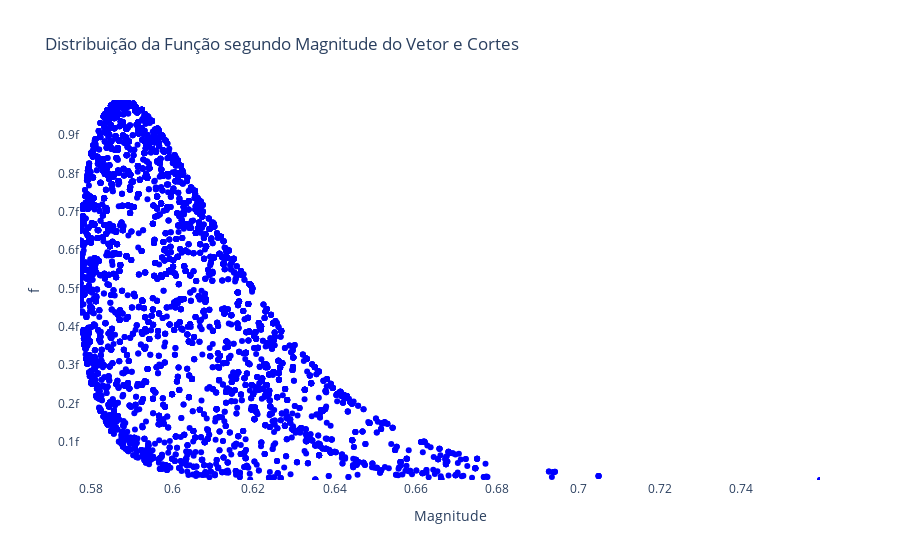

Notebook code for this chart:
### Markdown cell above
#### Analisando Visualmente a relação magnitude x $f(\theta)$

### Code cell
lista_r = [np.linalg.norm(theta) for theta in thetas] # Encontra o módulo de cada vetor theta
lista_pontos = [(lista_r[i], lista_f[i]) for i in range(len(thetas))]

a = [p[0] for p in lista_pontos]
b = [p[1] for p in lista_pontos]

# Plotando o scatter plot
fig = go.Figure()

# Scatter plot de f(theta) x Módulo Theta
fig.add_trace(go.Scatter(x=a, y=b, mode='markers', marker=dict(color='blue', symbol='circle')))

# Adicionando as linhas de cada corte v
#for v in lista_v:
#    fig.add_shape(type="line", x0=0, y0=v, x1=5, y1=v, line=dict(color="red", dash="dash"))

# Layout
fig.update_layout(title='Distribuição da Função segundo Magnitude do Vetor e Cortes',
                  xaxis_title='Magnitude',
                  yaxis_title='f',
                  xaxis=dict(range=[min(a), max(a)]),
                  yaxis=dict(range=[min(b), max(b)]),
                  plot_bgcolor='rgba(0,0,0,0)') # Define a cor de fundo do plot

fig.show()

### Figure 1 — Plotly figure (JSON) as saved in the notebook; plotly's stock layout.template omitted (floating-point values rounded to 4 significant figures; data arrays with more than 128 entries replaced by an {"elided": "..."} marker saying what was removed)
{"data": [{"marker": {"color": "blue", "symbol": "circle"}, "mode": "markers", "type": "scatter", "x": {"elided": "9001 float values"}, "y": {"elided": "9001 float values"}}], "layout": {"plot_bgcolor": "rgba(0,0,0,0)", "title": {"text": "Distribuição da Função segundo Magnitude do Vetor e Cortes"}, "xaxis": {"range": [0.5774, 0.7595], "title": {"text": "Magnitude"}}, "yaxis": {"range": [2.227e-19, 9.916e-16], "title": {"text": "f"}}}}
